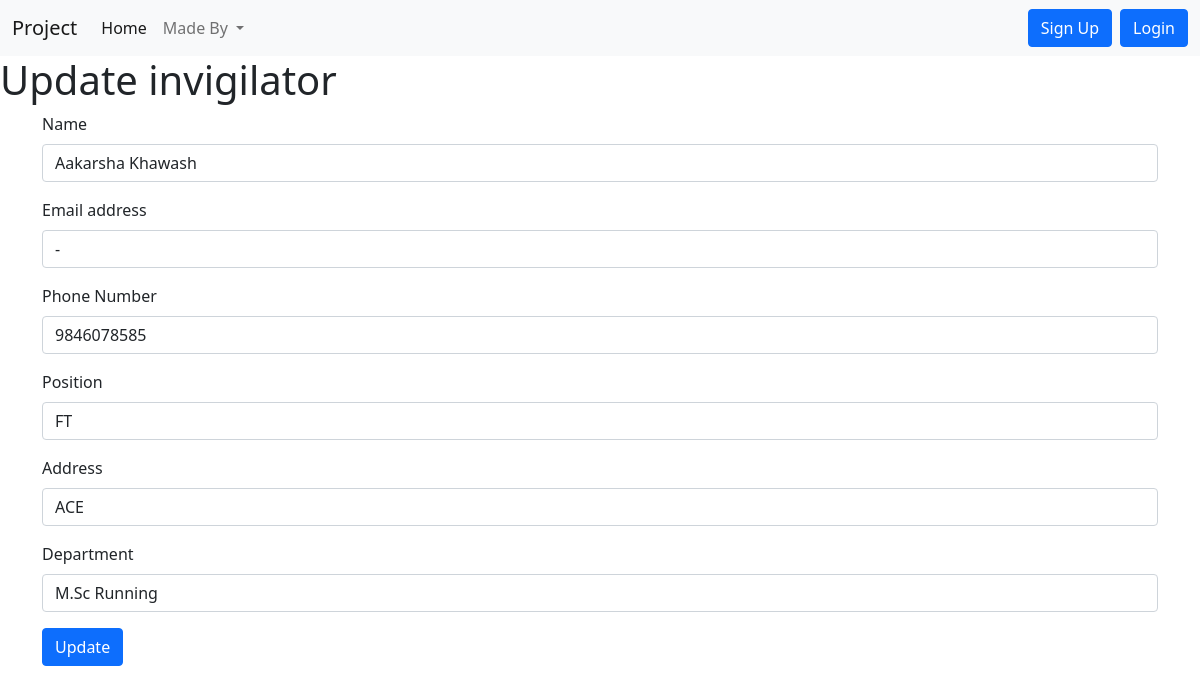
The app's page /updatenewapp/1436 with its own data.
### home/models.py (models this page shows, shortened)
class Newapp(models.Model):
    profile = models.ForeignKey(Profile,blank=True,null=True, on_delete=models.CASCADE)
    newappname=models.CharField(max_length=122)
    newappemail=models.CharField(max_length=122,blank=True,default="-")
    newappphone=models.CharField(max_length=12)
    newappaddress=models.CharField(max_length=122)
    newappdepart=models.CharField(max_length=255,blank=True)
    newappposition=models.CharField(max_length=255)

### home/views.py (the view)
# urls.py: path("updatenewapp/<newapp_id>",views.updatenewapp,name='updatenewapp'),
def updatenewapp(request, newapp_id):
    newapp_data = Newapp.objects.get(pk=newapp_id)
    allnewapp_data = Newapp.objects.all()
    data = {
        'allnewapp_data': allnewapp_data,
        'newapp_data': newapp_data,
    }
    return render(request, "newapp.html", data)

### templates/newapp.html (shortened to what this page needs)
{% extends 'base.html' %}
{% block newappcontent %}
{% if newapp_data %}
<h1>Update invigilator</h1>
<div class="container">
  <form method="post" action="{% url 'updatenewappfunc' newapp_data.id %}" >
    <div class="mb-3">
      <label for="newappname" class="form-label">Name</label>
      <input value='{{newapp_data.newappname}}' type="text"required class="form-control" id="newappname" name="newappname" placeholder="Enter name">
    </div>
    <div class="mb-3">
      <label for="newappemail" class="form-label">Email address</label>
      <input value='{{newapp_data.newappemail}}' type="text"required class="form-control" id="newappemail" name="newappemail" placeholder="Enter email">
    </div>
    <div class="mb-3">
      <label for="newappphone"required class="form-label">Phone Number</label>
      <input value='{{newapp_data.newappphone}}' type="tel"required class="form-control" id="newappphone" name="newappphone" placeholder="Enter contact number">
    </div>
    <div class="mb-3">
      <label for="newappposition" class="form-label">Position</label>
      <input value='{{newapp_data.newappposition}}' type="text"required class="form-control" id="newappposition" name="newappposition" placeholder="Enter position">
    </div>
    <div class="mb-3">
      <label for="newappaddress" class="form-label">Address</label>
      <input value='{{newapp_data.newappaddress}}' type="text"required class="form-control" id="newappaddress" name="newappaddress" placeholder="Enter address">
    </div>
    <div class="mb-3">
      <label for="newappdepart" class="form-label">Department</label>
      <input value='{{newapp_data.newappdepart}}' type="text"required class="form-control" id="newappdepart" name="newappdepart" placeholder="Enter department">
    </div>
    <button type="submit" class="btn btn-primary">Update</button>
  </form>
</div>
{% endif %}
{% endblock newappcontent %}

### records on screen
Newapp: newappname "Aakarsha Khawash", newappemail "-", newappphone "9846078585", newappposition "FT", newappaddress "ACE", newappdepart "M.Sc Running"
